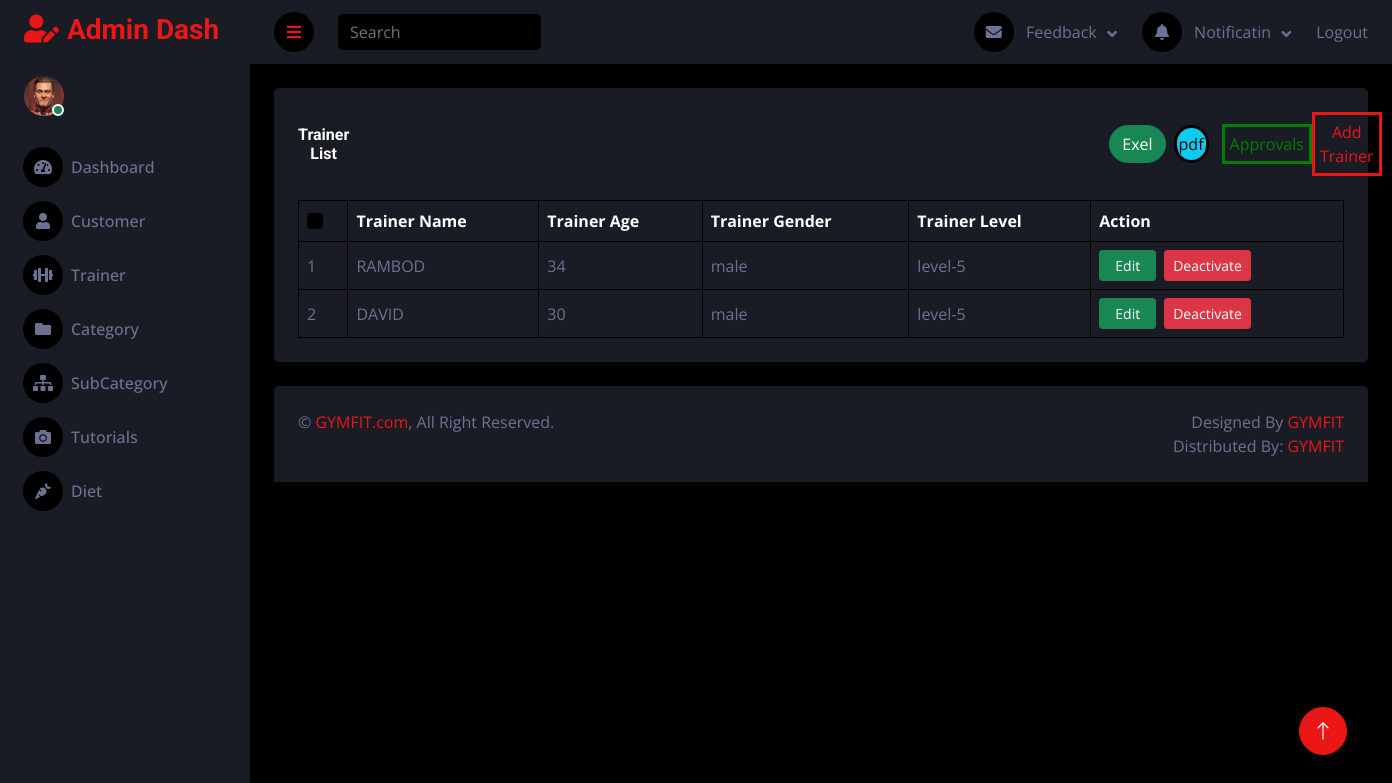
The page /nadmin/trainerlist on the database its author committed.
### homeapp/models.py (models this page shows, shortened)
class Tbl_Trainer(models.Model):
    user = models.ForeignKey(User, on_delete=models.CASCADE)
    trainer_name = models.CharField(max_length=20)
    trainer_age = models.PositiveIntegerField()
    trainer_gender = models.CharField(max_length=10, choices=roles, default='')
    trainer_email = models.EmailField()
    trainer_phone = models.CharField(max_length=10)
    trainer_certificate = models.FileField(upload_to='trainer_certificates')
    level = (('', ''), ('level-1', 'level-1'), ('level-2', 'level-2'), ('level-3', 'level-3'), ('level-4', 'level-4'),
             ('level-5', 'level-5'), ('level-6', 'level-6'))
    trainer_level = models.CharField(max_length=20, choices=level, default='')
    trainer_image = models.ImageField(upload_to='trainer_images', default='')
    trainer_approval = models.BooleanField(default=False)
    trainer_status = models.BooleanField(default=False)

### adminapp/views.py (the view)
# urls.py: path('trainerlist',views.Trainer_Approved_List,name='tal'),
def Trainer_Approved_List(request):
    trainer = Tbl_Trainer.objects.filter(trainer_approval=True)
    return render(request, 'trainerall.html', {'tr': trainer})

### homeapp/context_processor.py (called while the page is built)
def trainer(request):
    trainer = Tbl_Trainer.objects.filter(trainer_approval=True,trainer_status=True)
    return {
        'trainer':trainer
    }

### templates/trainerall.html
{% extends 'adminbase.html' %}
{% block content %}
{% load static %}
            <div class="container-fluid pt-4 px-4">
                <div class="bg-secondary text-center rounded p-4">
                    <div class="d-flex align-items-center justify-content-between mb-4">
                        <h6 class="mb-0">Trainer List</h6>
                        <a href="{% url 'database_to_exceltrainer' %}" class="btn btn-success rounded-pill m-8"  style="margin-left:760px;">Exel</a>
                        <a href="{% url 'generate_pdftrainer' %}"  class="btn btn-square btn-info m-2" style="border:solid;padding:2px;">pdf</a>
                        <a href="{% url 'ta' %}" style="border:solid green;padding:5px;color:green;margin-left:5px;">Approvals</a>
                        <a href="{% url 'trainer_reg' %}" style="border:solid;padding:5px;">Add Trainer</a>
                    </div>
                    <div class="table-responsive">
                        <table class="table text-start align-middle table-bordered table-hover mb-0">
                            <thead>
                                <tr class="text-white">
                                    <th scope="col"><input class="form-check-input" type="checkbox"></th>
                                    <th scope="col">Trainer Name</th>
                                    <th scope="col">Trainer Age</th>
                                    <th scope="col">Trainer Gender</th>
                                    <th scope="col">Trainer Level</th>
                                    <th scope="col">Action</th>
                                </tr>
                            </thead>
                            <tbody>
                                {% for i in tr %}
                                <tr>
                                    <td>{{forloop.counter}}</td>
                                    <td>{{i.trainer_name.upper}}</td>
                                    <td>{{i.trainer_age}}</td>
                                    <td>{{i.trainer_gender}}</td>
                                    <td>{{i.trainer_level}}</td>
                                    <td><a href="{% url 'traineredit' i.id %}"><button style="padding-right:15px;padding-left:15px;" class="btn btn-success btn-sm">Edit</button></a>{% if i.trainer_status == True %}<a href=""><button style="margin-left:8px;" class="btn btn-danger btn-sm">Deactivate</button></a>{% else %}
                                    <a href=""><button style="margin-left:8px;" class="btn btn-success btn-sm">Activate</button></a></td>{% endif %}
                                </tr>
                            {% endfor %}
                            </tbody>
                        </table>
                    </div>
                </div>
            </div>
{% endblock %}

### static/dash/css/style.css (style rules this page uses)
:root { --primary: #EB1616; --secondary: #191C24; --light: #6C7293; --dark: #000000; }
.btn { transition: .5s; }
.btn-square { width: 38px; height: 38px; }
.btn-square, .btn-sm-square, .btn-lg-square { padding: 0; display: inline-flex; align-items: center; justify-content: center; font-weight: normal; border-radius: 50px; }

### rows shown on the page
Tbl_Trainer: trainer_name "RAMBOD", trainer_age "34", trainer_gender "male", trainer_level "level-5", trainer_status "Deactivate"
Tbl_Trainer: trainer_name "DAVID", trainer_age "30", trainer_gender "male", trainer_level "level-5", trainer_status "Deactivate"
